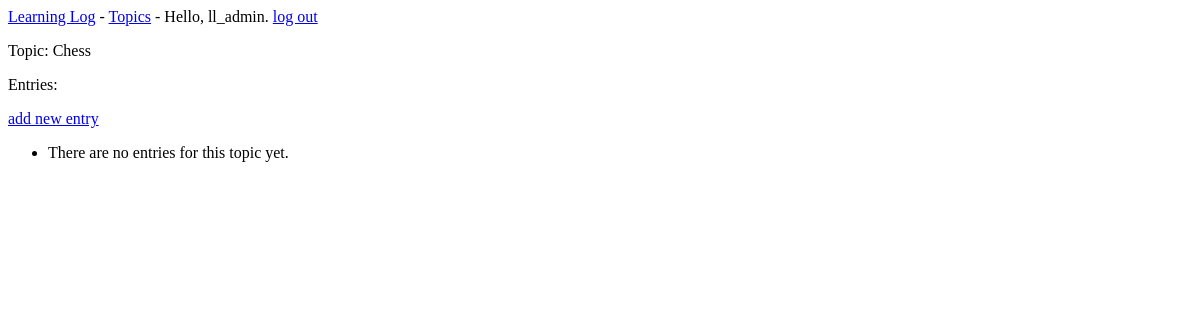
Before: /topics/1/ (signed in) with the older database file.
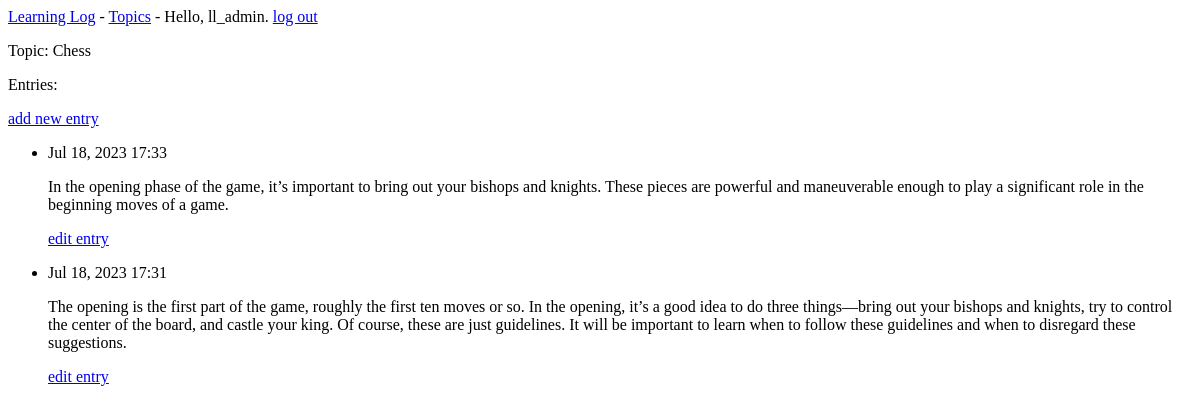
After: the same page with the newer database file.
### learning_logs/models.py (models this page shows, shortened)
class Topic(models.Model):
    text = models.CharField(max_length=200)
    date_added = models.DateTimeField(auto_now_add=True)
    public = models.fields.BooleanField(default=False)
    owner = models.ForeignKey(User, on_delete=models.CASCADE)
    def __str__(self):
        return self.text

class Entry(models.Model):
    topic = models.ForeignKey(Topic, on_delete=models.CASCADE)
    text = models.TextField()
    public = models.fields.BooleanField(default=False)
    date_added = models.DateTimeField(auto_now_add=True)
    class Meta:
        verbose_name_plural = 'entries'

### learning_logs/views.py (the view)
# urls.py: path('topics/<int:topic_id>/', views.topic, name='topic'),
@login_required
def topic(request, topic_id):
    topic = get_object_or_404(Topic, id=topic_id)
    if not topic.public:
        check_topic_owner(topic, request)
    entries = topic.entry_set.order_by('-date_added')
    context = {'topic': topic, 'entries': entries}
    return render(request, 'learning_logs/topic.html', context)

### learning_logs/views.py (called while the page is built)
def check_topic_owner(topic, request):
    if topic.owner != request.user:
        raise Http404

### learning_logs/templates/learning_logs/topic.html
{% extends 'learning_logs/base.html' %}
{% block content %}
<p>
    Topic: {{ topic }}
</p>
<p>
    Entries:
</p>
<p>
    <a href="{% url 'learning_logs:new_entry' topic.id %}">add new entry</a>
</p>
<ul>
    {% for entry in entries %}
    <li>
        <p>
            {{ entry.date_added|date:'M d, Y H:i' }}
        </p>
        <p>
            {{ entry.text|linebreaks }}
        </p>
        <p>
            <a href="{% url 'learning_logs:edit_entry' entry.id %}">edit entry</a>
        </p>
    </li>
    {% empty %}
    <li>
        There are no entries for this topic yet.
    </li>
    {% endfor %}
</ul>
{% endblock content %}

### learning_logs/templates/learning_logs/base.html
<p>
    <a href="{% url 'learning_logs:index' %}">Learning Log</a> -
    <a href="{% url 'learning_logs:topics' %}">Topics</a> -
    {% if user.is_authenticated %}
    Hello, {{ user.username }}.
    <a href="{% url 'users:logout' %}">log out</a>
    {% else %}
    <a href="{% url 'users:register'%}">register</a> -
    <a href="{% url 'users:login' %}">log in</a>
    {% endif %}
</p>
{% block content %}{% endblock content %}

Changed rows visible on the page:
added Entry: date_added "Jul 18, 2023 17:33", text "In the opening phase of the game, it’s important to bring out your bishops and knights. These pieces are powerful and maneuverable enough to play a significant role in the beginning moves of a game."
added Entry: date_added "Jul 18, 2023 17:31", text "The opening is the first part of the game, roughly the first ten moves or so. In the opening, it’s a good idea to do three things—bring out your bishops and knights, try to control the center of the board, and castle your king. Of course, these are just guidelines. It will be important to learn when to follow these guidelines and when to disregard these suggestions."
Other visible differences:
text no longer shown: "There are no entries for this topic yet."
